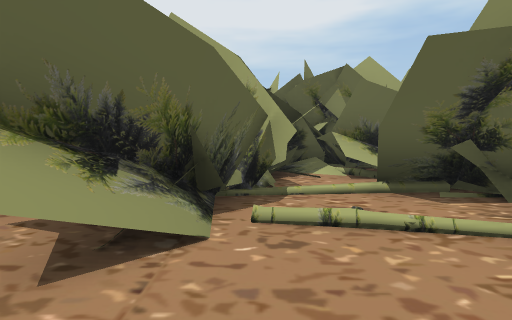
View 1 (above)

24 first-person views from a walk through a Unity game level. The camera is 1.3 m above the floor, tilts 4° down and sees 75° across. The floor is counted in squares, 2 m on a side. Each view is taken from the middle of a square. On the plan, view 1 faces up. The plan holds only what a view shows up to about 10 squares ahead; the rest is blank. The place goes on beyond the plan.

View 2
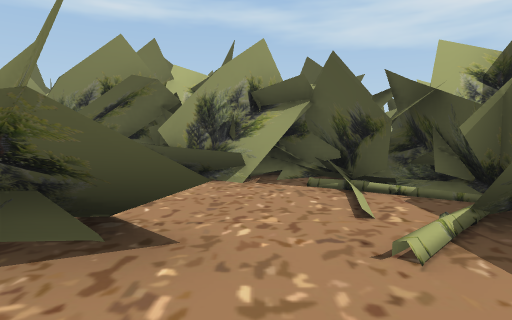

View 3
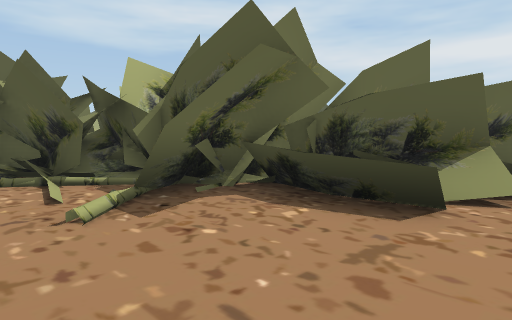

View 4
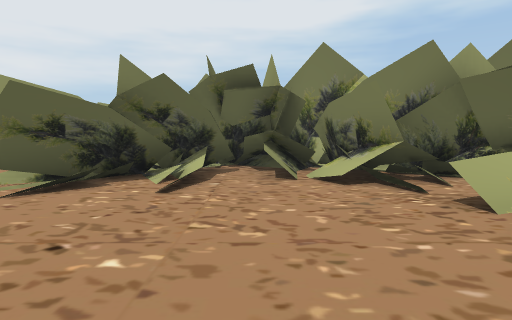

View 5
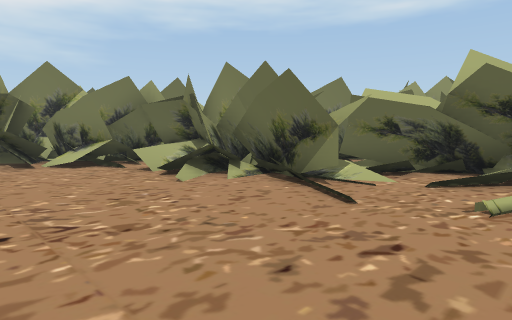

View 6
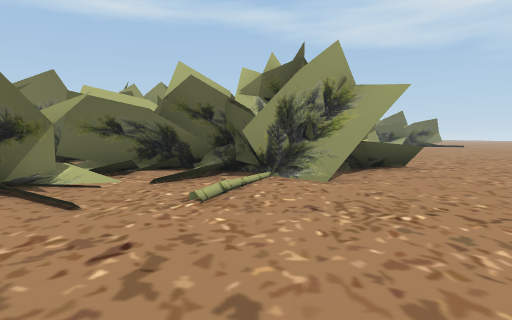

View 7
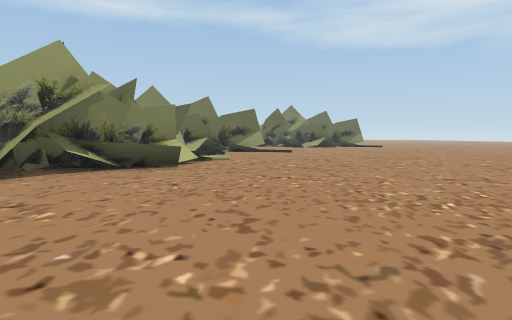

View 8
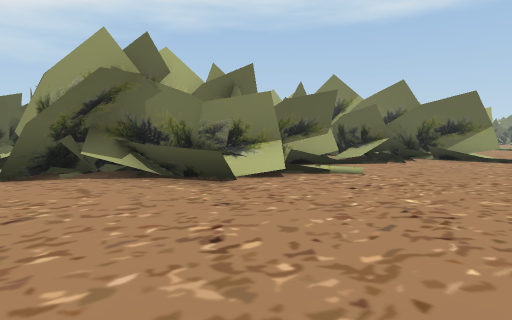

View 9
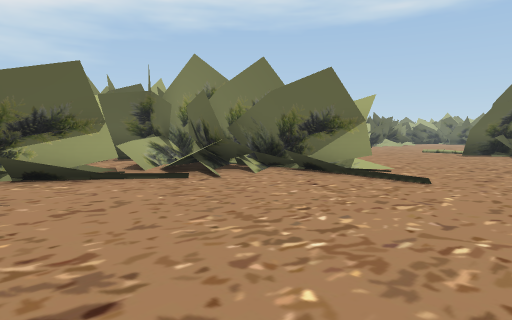

View 10
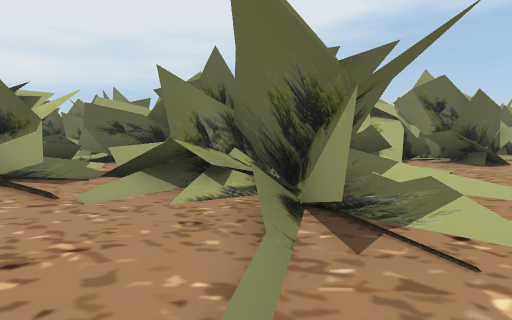

View 11
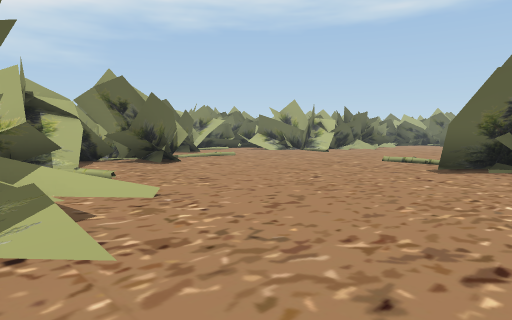

View 12
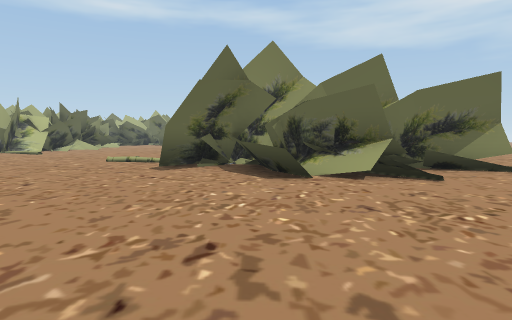

View 13
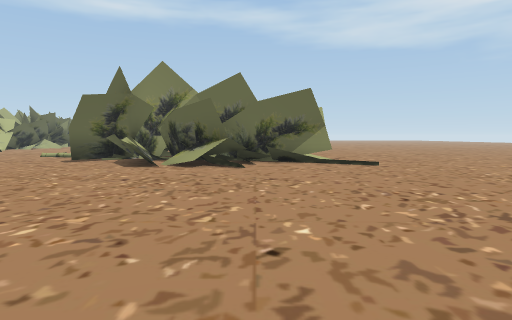

View 14
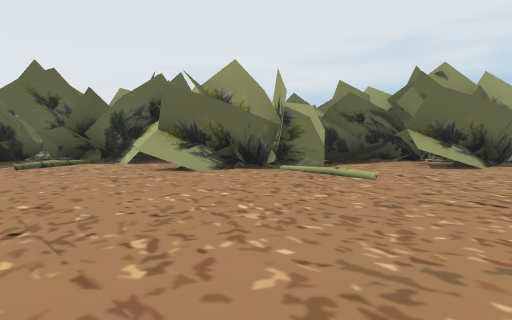

View 15
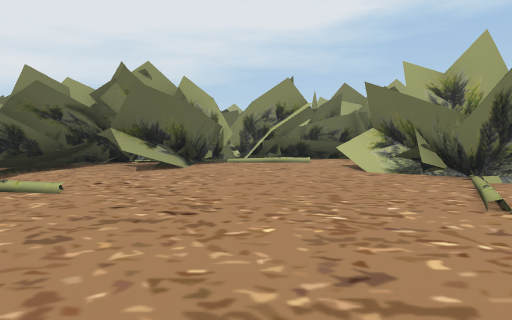

View 16
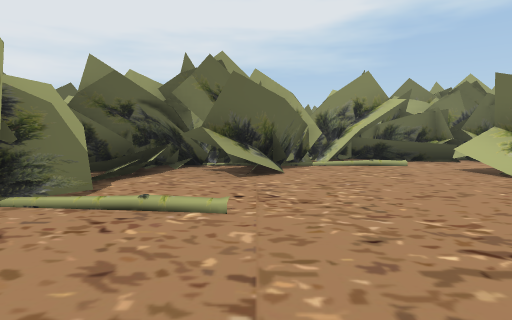

View 17
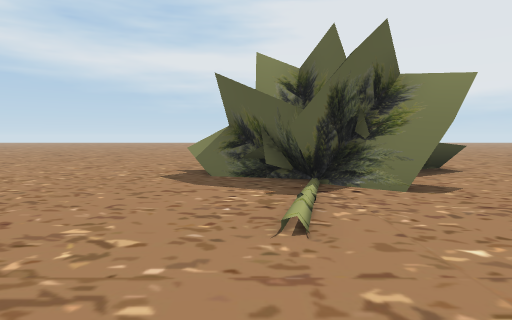

View 18
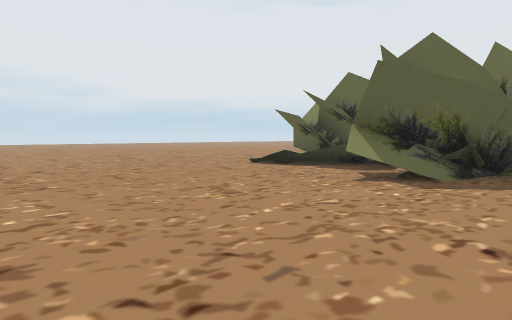

View 19
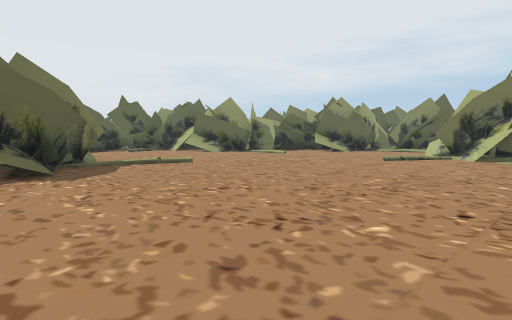

View 20
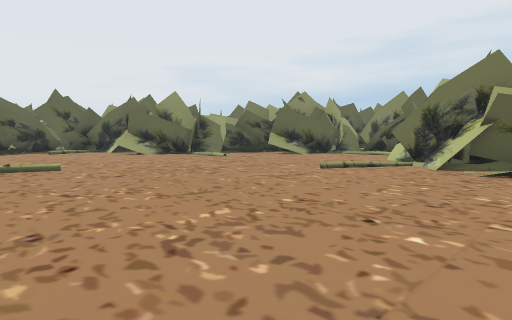

View 21
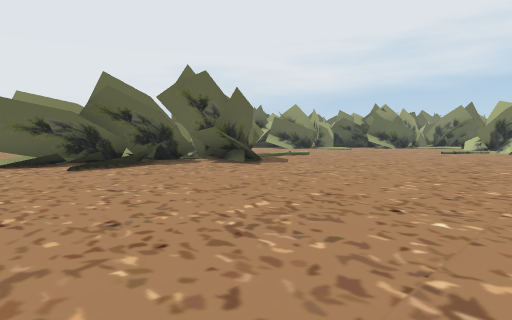

View 22
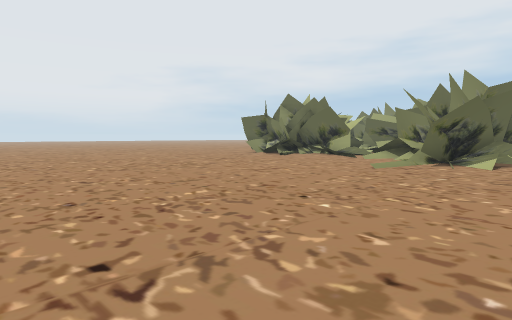

View 23
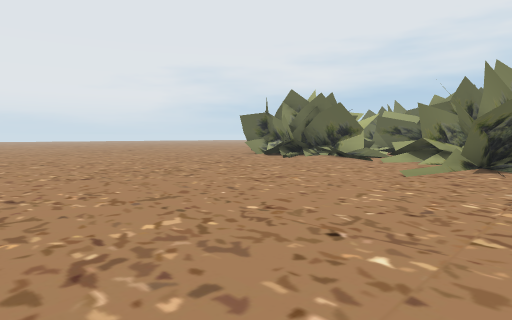

View 24
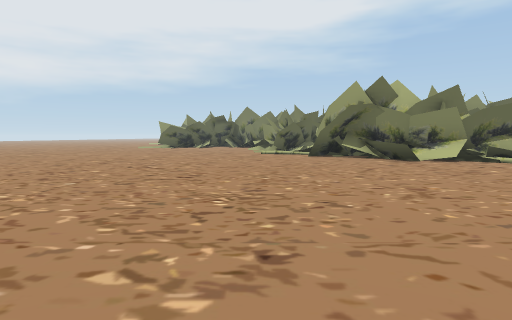

### Floor plan
Key: @ floor where view 1 was taken; # wall or solid block; x gap in a wall; . main floor; : floor 0.25 m higher than the main floor; / step, stairs or slope; O other object.
Columns run from 4 left of view 1 to 30 right of it. Each row starts with its distance up from view 1.
  8       O O
  7      OOOO
  6     OO OO   O
  5    OO..     OO
  4    OOOOO    O
  3    OO.OO
  2   OO..OO
  1 ......OO
  0 .../@OOO
 -1 ...O/OOO
 -2 .//OOOOOOO
 -3 ./OOOOOO OO
 -4  OOOOOOO O                  OOOOO
 -5  OO///OOO                OOOOOOOOO
 -6  O//../OO          OOO OOOOOO....OO
 -7  ...../ O  OO          OO#O..... OO
 -8   ..../OOO OO         OO/OO.../OO
 -9    ....OO  O          O./...../OOOO
-10    ....O OO OO      OOOOO......OO#O
-11    ...../OO OO OO   OOOOO//.....O.
-12    .....//OO...OOOOOOOO...........
-13    .....OOOOO:..OOOO..............
-14     ....OOOOOO.xOOOO...............
-15 .........OOOOOO.OOO................
-16 ..........//O.O.OOO................
-17 .................OO................
-18  ................O.......OO........
-19  .........................O........
-20   .....................//OOO/......
-21    ....................//OOOO......
-22    ..................../OOO........
-23     ..................../OO........
-24      .................../O.........
-25       .   ..............O..........
-26                 ...................

Where each view was taken, in squares from view 1:
view 1: 0 up, 0 right, facing up
view 2: 1 up, 3 left, facing right
view 3: 1 up, 4 left, facing down-right
view 4: 10 down, 0 right, facing up
view 5: 13 down, 1 left, facing up-right
view 6: 13 down, 1 left, facing right
view 7: 18 down, 1 left, facing right
view 8: 20 down, 3 right, facing up-right
view 9: 21 down, 8 right, facing up-right
view 10: 20 down, 13 right, facing up
view 11: 20 down, 14 right, facing up-right
view 12: 20 down, 14 right, facing right
view 13: 23 down, 12 right, facing right
view 14: 16 down, 24 right, facing up-left
view 15: 15 down, 24 right, facing up
view 16: 14 down, 22 right, facing up
view 17: 14 down, 23 right, facing down
view 18: 18 down, 29 right, facing down-left
view 19: 21 down, 30 right, facing up-left
view 20: 18 down, 30 right, facing up-left
view 21: 26 down, 30 right, facing up-left
view 22: 26 down, 16 right, facing up-left
view 23: 25 down, 15 right, facing up-left
view 24: 25 down, 2 right, facing up
